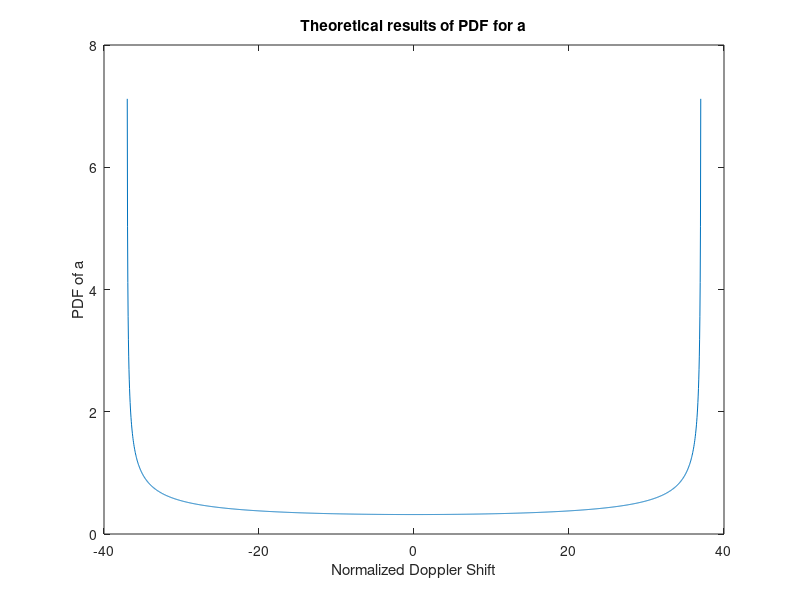
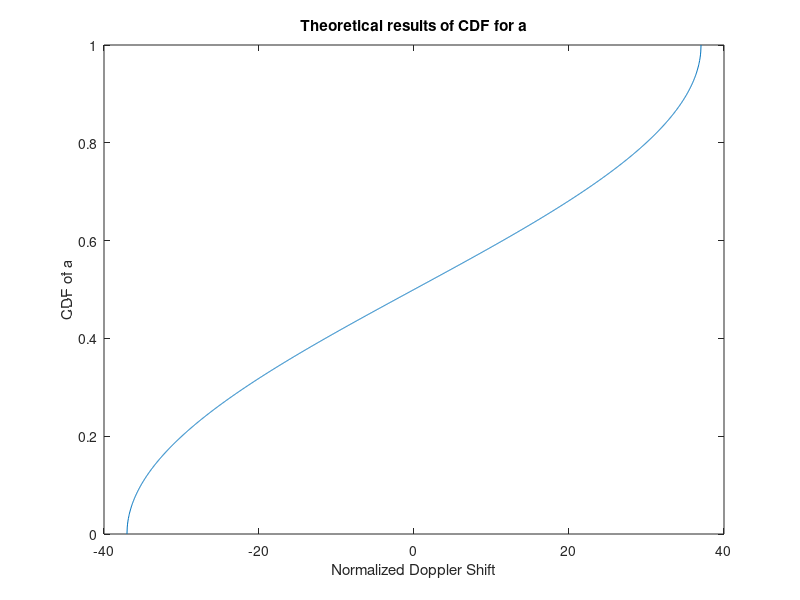
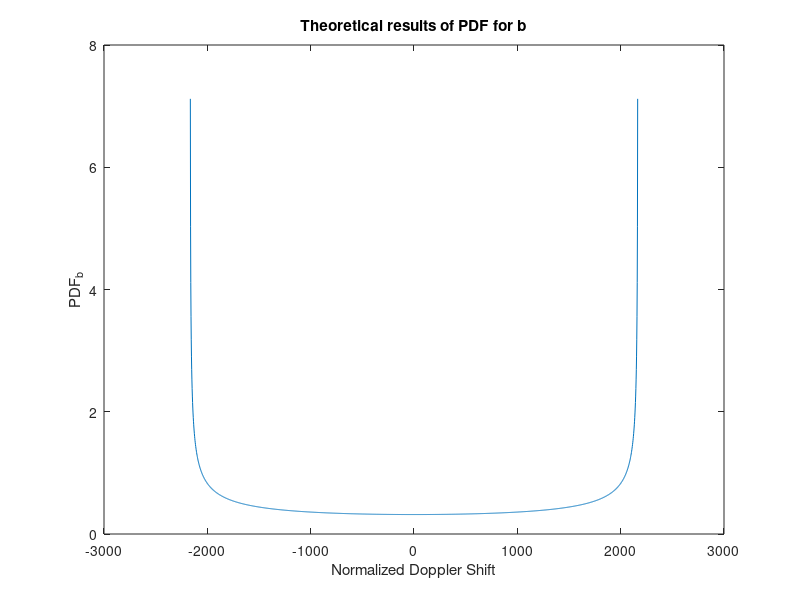
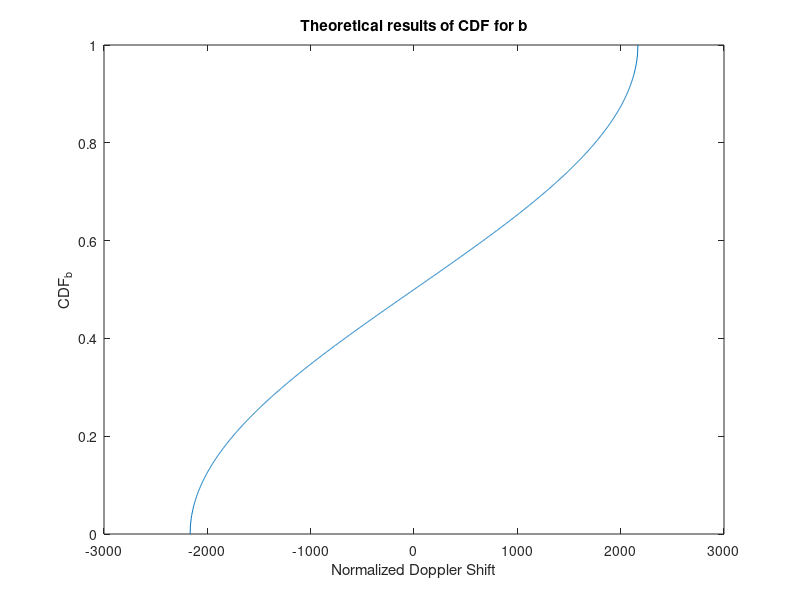

Reproduce these figures in MATLAB, in order.
%% Initialization
clear all;
close all;
clc;

v_a = 20; %km/hr
v_a_change = v_a*1000/3600;
fc_a = 2 * (10 ^ 9 ); %Hz
fm_a = v_a_change * fc_a / ( 3 * (10^8));

v_b = 90; %km/hr
v_b_change = v_b*1000/3600;
fc_b = 26 * (10 ^ 9 ); %Hz
fm_b = v_b_change * fc_b / ( 3 * (10^8));

gamma = -1:0.001:1;
gamma_pdf_a = gamma * fm_a;
gamma_pdf_b = gamma * fm_b;

%pdf
pdf_a = 1 ./ ( pi .*sqrt(1- gamma.^2)) ;

%cdf
%cdf = acos(-gamma)/pi ;
cdf_a = 1 - acos(gamma) ./ pi;

pdf_b = 1 ./ ( pi .*sqrt(1- gamma.^2)) ;
cdf_b = 1 - acos(gamma) ./ pi;

figure(1)
plot(gamma_pdf_a, pdf_a)
title("Theoretical results of PDF for a");
xlabel("Normalized Doppler Shift");
ylabel("PDF of a");
print('-f1', '-djpeg', '-r300', 'hw2_d_pdf_a');

figure(2)
plot(gamma_pdf_a, cdf_a)
title("Theoretical results of CDF for a");
xlabel("Normalized Doppler Shift");
ylabel("CDF of a");
print('-f2', '-djpeg', '-r300', 'hw2_d_cdf_a');

figure(3)
plot(gamma_pdf_b, pdf_b)
title("Theoretical results of PDF for b");
xlabel("Normalized Doppler Shift");
ylabel("PDF_b");
print('-f3', '-djpeg', '-r300', 'hw2_d_pdf_b');

figure(4)
plot(gamma_pdf_b, cdf_b)
title("Theoretical results of CDF for b");
xlabel("Normalized Doppler Shift");
ylabel("CDF_b");
print('-f4', '-djpeg', '-r300', 'hw2_d_cdf_b');
